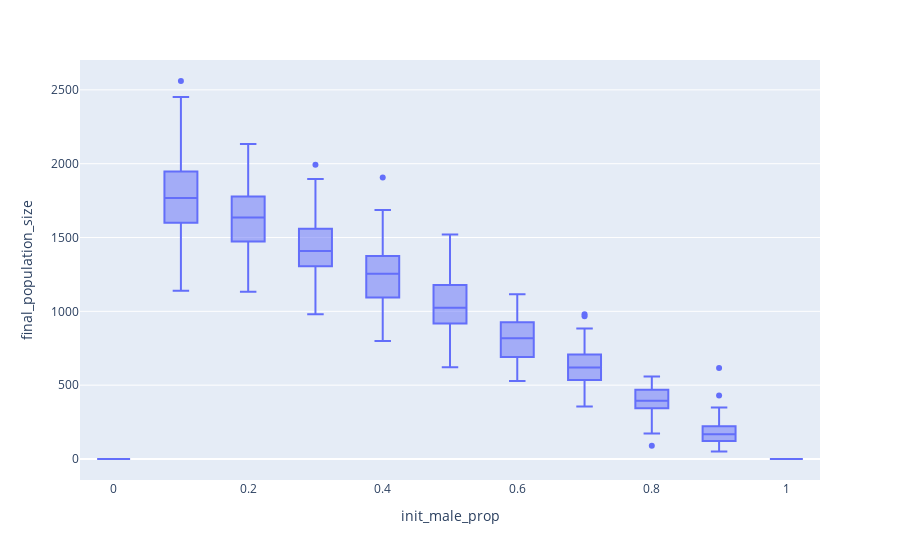

Here is the notebook cell this chart was saved with:
### Code cell
# 可視化
%matplotlib inline
import plotly.express as px

def main():
    # パラメータを変数に代入
    n = 11         # パラメータの数
    seed = 100     # seedの数
    iteration = 50 # 世代数

    # データの読み込み
    params = pd.read_csv('results/parameters.csv', index_col=0)
    m_prop = params['init male prop']
    population_size_list = []

    # 各シミュレーションの最終個体数を取ってくる
    for j in range(n):
        population_size = []

        for i in range(seed):
            df = pd.read_csv(f'results/result{i}/episode_{j}.csv')
            x = df['population size'][iteration]
            population_size.append(x)

        population_size_list.append(population_size)

    # plotly描画用
    df_list = []
    for i in range(n):
        data = pd.DataFrame({
            'final_population_size': pd.Series(population_size_list[i]),
            'init_male_prop': pd.Series([m_prop[i]]*seed),
            'random_seed': pd.Series(range(seed))
        })
        df_list.append(data)

    df_all = pd.concat(df_list, axis=0, ignore_index=True)
    

    # 図1
    # pyplotで描写
    fig = plt.figure()
    ax = fig.add_subplot(111)
    ax.boxplot(population_size_list)
    ax.set_xticklabels(m_prop)
    ax.set_xlabel('init male prop')
    ax.set_ylabel('final population size')
    ax.grid(True)
    fig.savefig('tmp1.png', dpi=600)

    fig.show()


    # 図2
    # plotlyで描写
    fig = px.box(df_all, y='final_population_size', x='init_male_prop')

    fig.show()


if __name__ == '__main__':
    main()

### Figure 1 — Plotly figure (JSON) as saved in the notebook; plotly's stock layout.template omitted (floating-point values rounded to 4 significant figures; data arrays with more than 128 entries replaced by an {"elided": "..."} marker saying what was removed)
{"data": [{"alignmentgroup": "True", "hovertemplate": "init_male_prop=%{x}<br>final_population_size=%{y}<extra></extra>", "legendgroup": "", "marker": {"color": "#636efa"}, "name": "", "notched": false, "offsetgroup": "", "orientation": "v", "showlegend": false, "type": "box", "x": {"elided": "1100 float values"}, "x0": " ", "xaxis": "x", "y": {"elided": "1100 int values"}, "y0": " ", "yaxis": "y"}], "layout": {"boxmode": "group", "legend": {"tracegroupgap": 0}, "margin": {"t": 60}, "xaxis": {"anchor": "y", "domain": [0, 1], "title": {"text": "init_male_prop"}}, "yaxis": {"anchor": "x", "domain": [0, 1], "title": {"text": "final_population_size"}}}}
